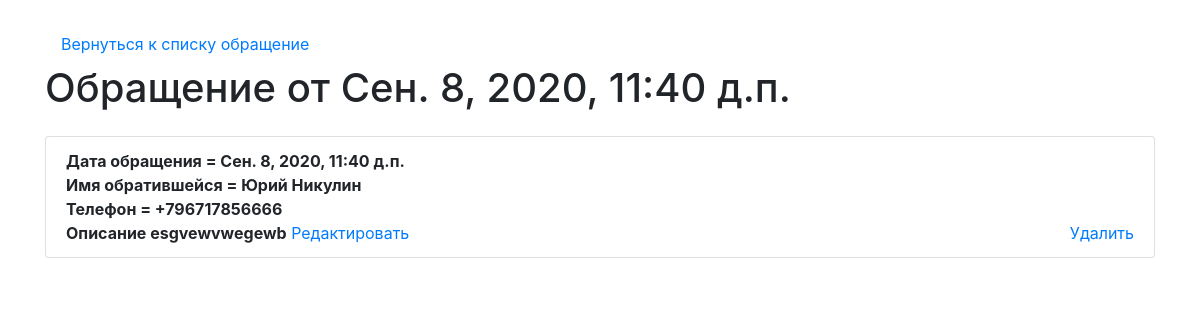
Page /cl/detail/1 on the earlier database version.
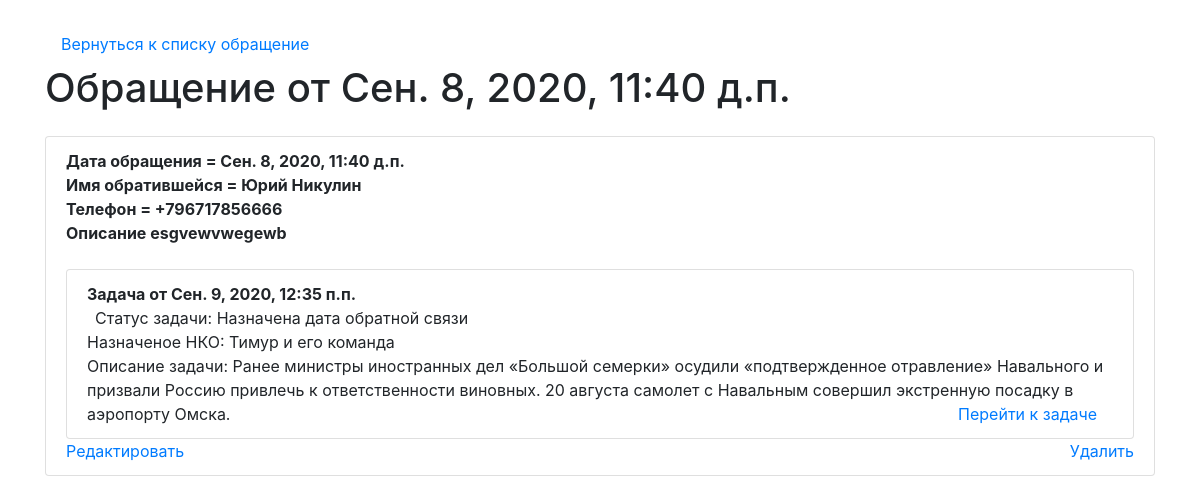
Same page on the later database version.
### crisis_line/models.py (models this page shows, shortened)
class Case(models.Model):
    create_date = models.DateTimeField(auto_now=True, verbose_name='Дата обращения')
    name = models.CharField(max_length=50, verbose_name='Имя обратившейся')
    phone = models.CharField(max_length=30, verbose_name='Телефон обратившейся')
    email = models.EmailField()
    description = models.TextField("Описание обращения")
    class Meta:
        verbose_name='Обращение'
        verbose_name_plural='обращения'

class Task(models.Model):
    create_date = models.DateTimeField(auto_now=True, verbose_name='Дата обращения')
    description = models.TextField("Описание задачи")
    status = models.CharField(choices = (
            ('Назначена дата обратной связи', 'Назначена дата обратной связи'),
            ('Ожидает обратной связи', 'Ожидает обратной связи'),
            ('Задача выполнена', 'Задача выполнена'),
        ),
        max_length=40, verbose_name='Статус задачи'
    )
    case = models.ForeignKey(Case, on_delete=models.CASCADE, null=True)
    nko = models.ForeignKey(Nko, on_delete=models.SET_NULL, null=True)
    class Meta:
        verbose_name='Задачу по обращению'
        verbose_name_plural='Задачи по обращению'

class Nko(models.Model):
    title = models.CharField(max_length=150, verbose_name='Название организации')
    phone = models.CharField(max_length=30, verbose_name='Телефон организации')
    description = models.TextField("Описание организации")
    class Meta:
        verbose_name='Некоммерческую организацию'
        verbose_name_plural='Некоммерческие организации'
    def __str__(self):
        return self.title

### crisis_line/views.py (the view)
# urls.py: path('detail/<int:pk>', views.HomeDetailView.as_view(), name='detail'),
class HomeDetailView(DetailView):
    model = Case
    template_name = 'detail.html'
    context_object_name = 'get_case'

### crisis_line/templates/detail.html (shortened to what this page needs)
<!doctype html>
<html lang="en">
  <head>
    <link rel="stylesheet" href="https://stackpath.bootstrapcdn.com/bootstrap/4.5.0/css/bootstrap.min.css">
  </head>
  <body>
    <div class="container mt-4">
      <ul class="nav">
      <li class="nav-item">
      <a class="nav-link active" href="{% url 'home' %}">Вернуться к списку обращение</a>
      </li>
      </ul>
    <h1>Обращение от {{get_case.create_date }}</h1>
    <ul class="list-group mt-4">
      <li class="list-group-item">
        <b>Дата обращения = {{ get_case.create_date }}</b><br>
        <b>Имя обратившейся = {{ get_case.name }}</b><br>
        <b>Телефон = {{ get_case.phone }}</b><br>
        <b>Описание {{ get_case.description }}</b>
        {% for task in get_case.task_set.all %}
        <ul class="list-group mt-4">
          <li class="list-group-item">
            <b>Задача от {{ task.create_date }}</b><br>
               <span class="m-2">Статус задачи: {{ task.status }}</span><br>
               <span>Назначеное НКО: {{ task.nko }}</span><br>
               <span>Описание задачи: {{ task.description }}</span>
               <span class="float-right mr-3"><a href="#">Перейти к задаче</a></span>
          </li>
        </ul>
        {% endfor %}
        <span class="mt-5"><a href="">Редактировать</a><span>
        <span class="float-right"><a href="">Удалить</a><span>
      </li>
    </ul>
    </div>
  </body>
</html>

Differences in the rows shown:
added Task: create_date "Сен. 9, 2020, 12:35 п.п.", status "Назначена дата обратной связи", nko "Тимур и его команда", description "Ранее министры иностранных дел «Большой семерки» осудили «подтвержденное отравление» Навального и призвали Россию привлечь к ответственности виновных. 20 августа самолет с Навальным совершил экстренную посадку в аэропорту Омска."
